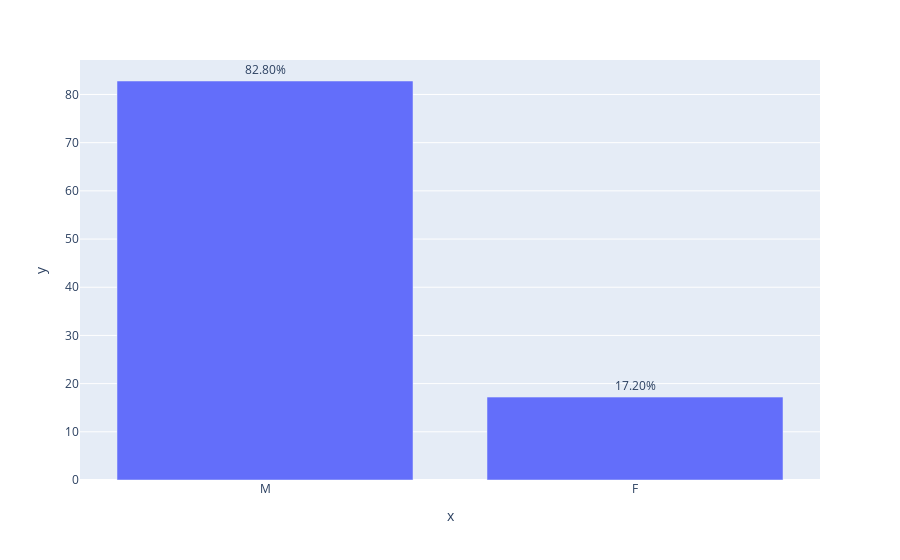

This figure's notebook cell:
### Code cell
# 6. análise da coluna 'SEXO'
counts = df_febre_amarela['SEXO'].value_counts()
porcentagens = counts / counts.sum() * 100

# criação do histograma dos tipos de Sexo
grafico = px.bar(x=porcentagens.index, y=porcentagens.values, text=porcentagens.values)
grafico.update_traces(texttemplate='%{text:.2f}%', textposition='outside')
grafico.show()

### Figure 1 — Plotly figure (JSON) as saved in the notebook; plotly's stock layout.template omitted (floating-point values rounded to 4 significant figures)
{"data": [{"alignmentgroup": "True", "hovertemplate": "x=%{x}<br>y=%{y}<br>text=%{text}<extra></extra>", "legendgroup": "", "marker": {"color": "#636efa", "pattern": {"shape": ""}}, "name": "", "offsetgroup": "", "orientation": "v", "showlegend": false, "text": [82.8, 17.2], "textposition": "outside", "texttemplate": "%{text:.2f}%", "type": "bar", "x": ["M", "F"], "xaxis": "x", "y": [82.8, 17.2], "yaxis": "y"}], "layout": {"barmode": "relative", "legend": {"tracegroupgap": 0}, "margin": {"t": 60}, "xaxis": {"anchor": "y", "domain": [0, 1], "title": {"text": "x"}}, "yaxis": {"anchor": "x", "domain": [0, 1], "title": {"text": "y"}}}}
